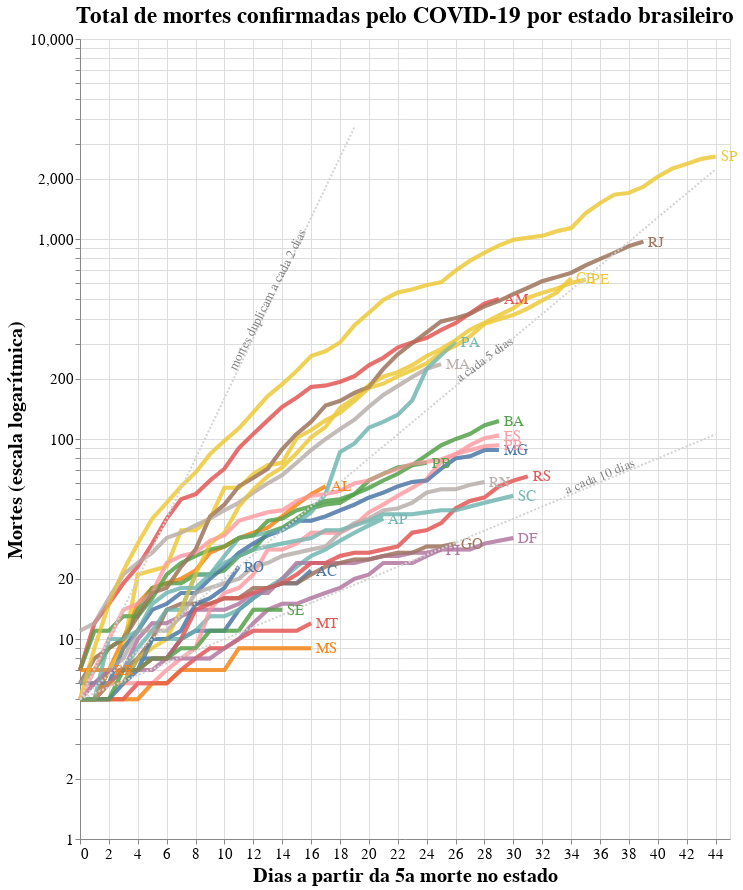

Notebook code cell kept with this figure:
### Code cell
import altair as alt

# Selection tool
selection = alt.selection_single(fields=['state'])
# Color change when clicked
color = alt.condition(selection,
                    alt.Color('state:N'),
                    alt.value('lightgray'))


# Base altair plot 
base = alt.Chart(deaths_long, title="Total de mortes confirmadas pelo COVID-19 por estado brasileiro").mark_line(strokeWidth=4, opacity=0.7).encode(
    x=alt.X('Day'),
    y=alt.Y('Deaths', scale=alt.Scale(type='log')),
    color=alt.Color('state', legend=None),
)

# Chart
chart = base.encode(
  color=alt.condition(selection, 'state:N', alt.value('lightgray')),
  tooltip=[alt.Tooltip('state:N', title = 'Estado'), alt.Tooltip('yearmonthdate(Date):N', title = 'Data', format = '%d/%m/%Y'), alt.Tooltip('Deaths:N', title = 'Mortes')]
).add_selection(
  selection
)

# Overlay
overlay = base.encode(
  color='state',
  opacity=alt.value(0.5),
).transform_filter(
  selection
)

# Text labels
text = base.mark_text(
    align='left',
    dx=5,
    size=15
).encode(
    x=alt.X('Day', aggregate='max',  axis=alt.Axis(title='Dias a partir da 5a morte no estado')),
    y=alt.Y('Deaths', aggregate={'argmax': 'Day'}, axis=alt.Axis(title='Mortes (escala logarítmica)')),
    text='state'
).transform_filter(
    selection
)

# Add doubling line

## Death doubles every 2 days
j = 0
for i in range(0,deaths_long.Day.max()):
    if 5*pow(2,(i/2)) < deaths_long.Deaths.max():
      j = i+2

source2 = alt.sequence(start=0, stop=j, step=1, as_='x')

double2 = alt.Chart(source2).mark_line(strokeDash=[2,2]).transform_calculate(
    double2='5*pow(2,(datum.x/2))'
).transform_fold(
    ['double2']
).encode(
    x='x:Q',
    y='value:Q',
    color=alt.value('lightgray')
)

text2 = alt.Chart({'values':[{'x': 13, 'y': 500}]}).mark_text(
    text='mortes duplicam a cada 2 dias', angle=297,
    size=13,
    color = 'gray'
).encode(
    x='x:Q', y='y:Q'
)

## Death doubles every 5 days
j = 0
for i in range(0,deaths_long.Day.max()):
    if 5*pow(2,(i/5)) < deaths_long.Deaths.max():
      j = i+2

source5 = alt.sequence(start=0, stop=j, step=1, as_='x')

double5 = alt.Chart(source5).mark_line(strokeDash=[2,2]).transform_calculate(
    double5='5*pow(2,(datum.x/5))'
).transform_fold(
    ['double5']
).encode(
    x='x:Q',
    y='value:Q',
    color=alt.value('lightgray')
)

text5 = alt.Chart({'values':[{'x': 28, 'y': 250}]}).mark_text(
    text='a cada 5 dias', angle=324,
    size=13,
    color = 'gray'
).encode(
    x='x:Q', y='y:Q'
)

## Death doubles every 10 days
j = 0
for i in range(0,deaths_long.Day.max()):
    if 5*pow(2,(i/10)) < deaths_long.Deaths.max():
      j = i+2

source10 = alt.sequence(start=0, stop=j, step=1, as_='x')

double10 = alt.Chart(source10).mark_line(strokeDash=[2,2]).transform_calculate(
    double10='5*pow(2,(datum.x/10))'
).transform_fold(
    ['double10']
).encode(
    x='x:Q',
    y='value:Q',
    color=alt.value('lightgray')
)

text10 = alt.Chart({'values':[{'x': 36, 'y': 65}]}).mark_text(
    text='a cada 10 dias', angle=338,
    size=13,
    color = 'gray'
).encode(
    x='x:Q', y='y:Q'
)

# Sum it all up
alt.layer(chart, overlay, text, double2, double5, double10, text2, text5, text10).configure_axis(
    labelFontSize=15,
    titleFontSize=20
).configure_title(
    fontSize=23
).properties(
    width=650,
    height=800
)


# Sum em up!
#chart + overlay + text

### Figure 1 — Vega-Lite specification as saved in the notebook (floating-point values rounded to 4 significant figures; data arrays with more than 128 entries replaced by an {"elided": "..."} marker saying what was removed)
{"config": {"view": {"continuousWidth": 400, "continuousHeight": 300}, "axis": {"labelFontSize": 15, "titleFontSize": 20}, "title": {"fontSize": 23}}, "layer": [{"data": {"name": "data-5e512dc811396acd23a7e8a077391844"}, "mark": {"type": "line", "opacity": 0.7, "strokeWidth": 4}, "encoding": {"color": {"condition": {"type": "nominal", "field": "state", "selection": "selector010"}, "value": "lightgray"}, "tooltip": [{"type": "nominal", "field": "state", "title": "Estado"}, {"type": "nominal", "field": "Date", "format": "%d/%m/%Y", "timeUnit": "yearmonthdate", "title": "Data"}, {"type": "nominal", "field": "Deaths", "title": "Mortes"}], "x": {"type": "quantitative", "field": "Day"}, "y": {"type": "quantitative", "field": "Deaths", "scale": {"type": "log"}}}, "selection": {"selector010": {"type": "single", "fields": ["state"]}}, "title": "Total de mortes confirmadas pelo COVID-19 por estado brasileiro"}, {"data": {"name": "data-5e512dc811396acd23a7e8a077391844"}, "mark": {"type": "line", "opacity": 0.7, "strokeWidth": 4}, "encoding": {"color": {"type": "nominal", "field": "state"}, "opacity": {"value": 0.5}, "x": {"type": "quantitative", "field": "Day"}, "y": {"type": "quantitative", "field": "Deaths", "scale": {"type": "log"}}}, "title": "Total de mortes confirmadas pelo COVID-19 por estado brasileiro", "transform": [{"filter": {"selection": "selector010"}}]}, {"data": {"name": "data-5e512dc811396acd23a7e8a077391844"}, "mark": {"type": "text", "align": "left", "dx": 5, "size": 15}, "encoding": {"color": {"type": "nominal", "field": "state", "legend": null}, "text": {"type": "nominal", "field": "state"}, "x": {"type": "quantitative", "aggregate": "max", "axis": {"title": "Dias a partir da 5a morte no estado"}, "field": "Day"}, "y": {"type": "quantitative", "aggregate": {"argmax": "Day"}, "axis": {"title": "Mortes (escala logarítmica)"}, "field": "Deaths"}}, "title": "Total de mortes confirmadas pelo COVID-19 por estado brasileiro", "transform": [{"filter": {"selection": "selector010"}}]}, {"data": {"sequence": {"start": 0, "stop": 20, "step": 1, "as": "x"}}, "mark": {"type": "line", "strokeDash": [2, 2]}, "encoding": {"color": {"value": "lightgray"}, "x": {"type": "quantitative", "field": "x"}, "y": {"type": "quantitative", "field": "value"}}, "transform": [{"calculate": "5*pow(2,(datum.x/2))", "as": "double2"}, {"fold": ["double2"]}]}, {"data": {"sequence": {"start": 0, "stop": 45, "step": 1, "as": "x"}}, "mark": {"type": "line", "strokeDash": [2, 2]}, "encoding": {"color": {"value": "lightgray"}, "x": {"type": "quantitative", "field": "x"}, "y": {"type": "quantitative", "field": "value"}}, "transform": [{"calculate": "5*pow(2,(datum.x/5))", "as": "double5"}, {"fold": ["double5"]}]}, {"data": {"sequence": {"start": 0, "stop": 45, "step": 1, "as": "x"}}, "mark": {"type": "line", "strokeDash": [2, 2]}, "encoding": {"color": {"value": "lightgray"}, "x": {"type": "quantitative", "field": "x"}, "y": {"type": "quantitative", "field": "value"}}, "transform": [{"calculate": "5*pow(2,(datum.x/10))", "as": "double10"}, {"fold": ["double10"]}]}, {"data": {"name": "data-bf3a284e2fbb064d7dde36f27f5d5a49"}, "mark": {"type": "text", "angle": 297, "color": "gray", "size": 13, "text": "mortes duplicam a cada 2 dias"}, "encoding": {"x": {"type": "quantitative", "field": "x"}, "y": {"type": "quantitative", "field": "y"}}}, {"data": {"name": "data-91a6abd35c00440d3f0d2923267a6aad"}, "mark": {"type": "text", "angle": 324, "color": "gray", "size": 13, "text": "a cada 5 dias"}, "encoding": {"x": {"type": "quantitative", "field": "x"}, "y": {"type": "quantitative", "field": "y"}}}, {"data": {"name": "data-05f954e2ff594c6e76a66044f332be7c"}, "mark": {"type": "text", "angle": 338, "color": "gray", "size": 13, "text": "a cada 10 dias"}, "encoding": {"x": {"type": "quantitative", "field": "x"}, "y": {"type": "quantitative", "field": "y"}}}], "height": 800, "width": 650, "$schema": "https://vega.github.io/schema/vega-lite/v4.8.1.json", "datasets": {"data-5e512dc811396acd23a7e8a077391844": {"elided": "681 records"}, "data-bf3a284e2fbb064d7dde36f27f5d5a49": [{"x": 13, "y": 500}], "data-91a6abd35c00440d3f0d2923267a6aad": [{"x": 28, "y": 250}], "data-05f954e2ff594c6e76a66044f332be7c": [{"x": 36, "y": 65}]}}
